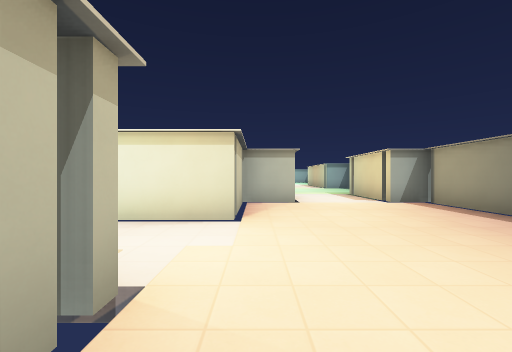
View 1 (above)

21 first-person views from a walk through a level from a Godot 3-D game. The camera is 1.5 m above the floor, looks level and sees 90° across. The floor is counted in squares, 2 m on a side. Each view is taken from the middle of a square. On the plan, view 1 faces up. The plan holds only what a view shows up to about 9 squares ahead; the rest is blank. The place goes on beyond the plan. Characters and animated objects are not drawn. Surface patterns are stand-ins for the level's own textures.

View 2
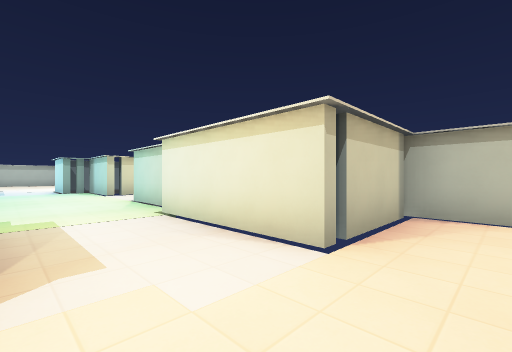

View 3
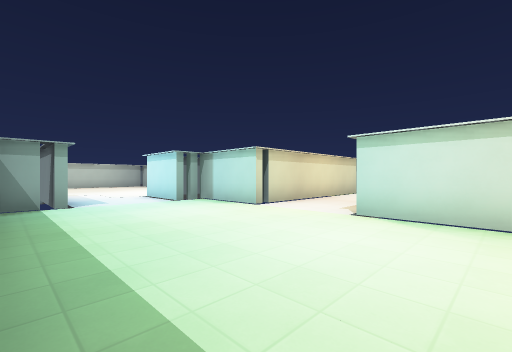

View 4
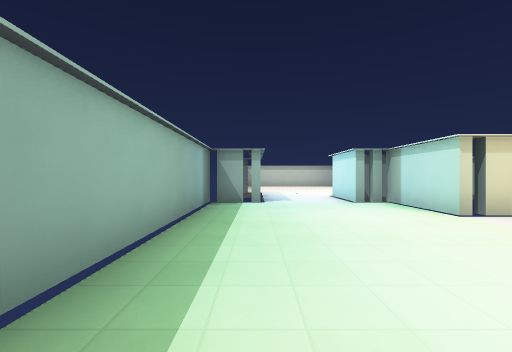

View 5
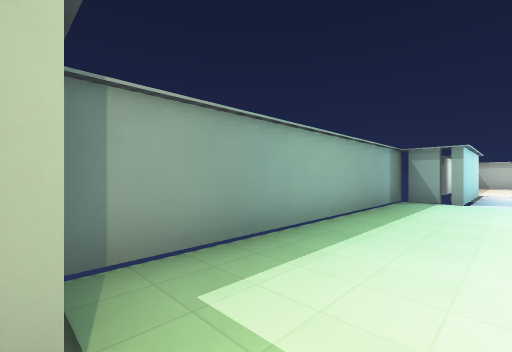

View 6
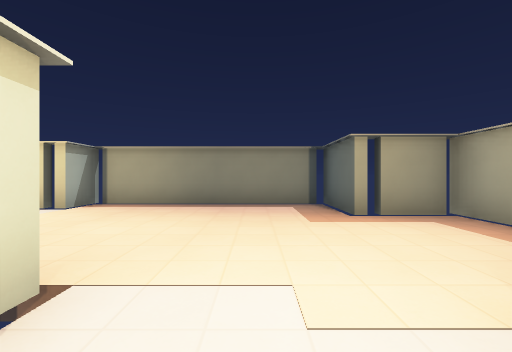

View 7
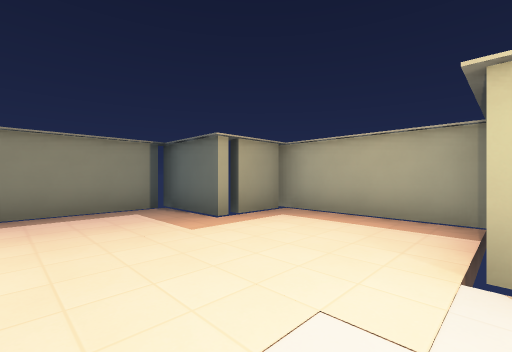

View 8
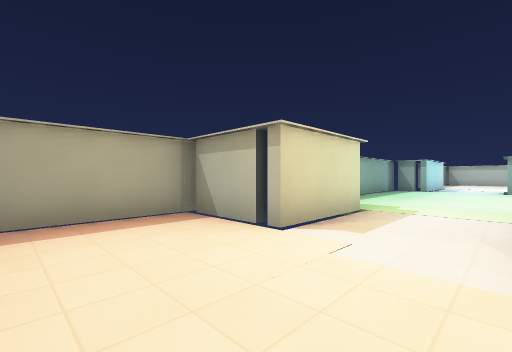

View 9
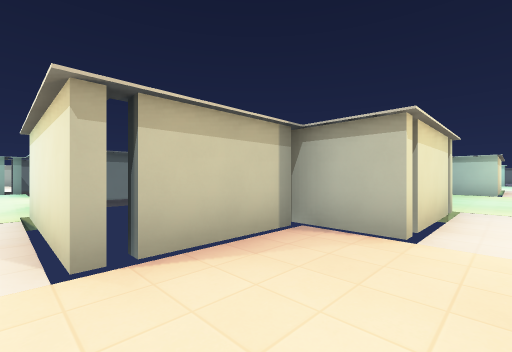

View 10
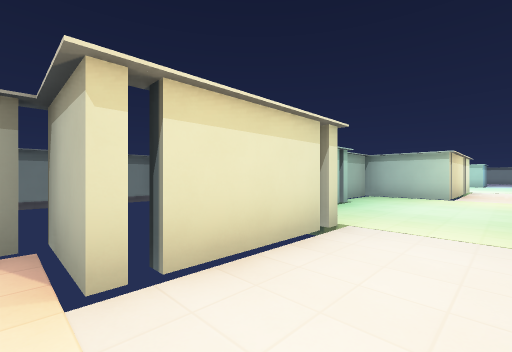

View 11
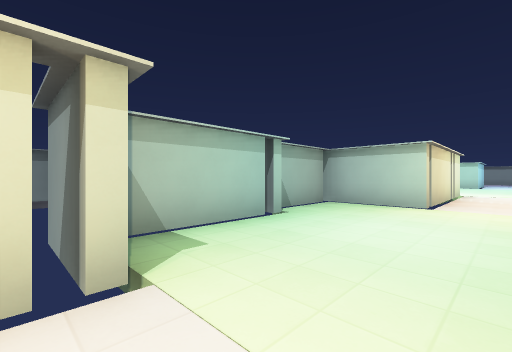

View 12
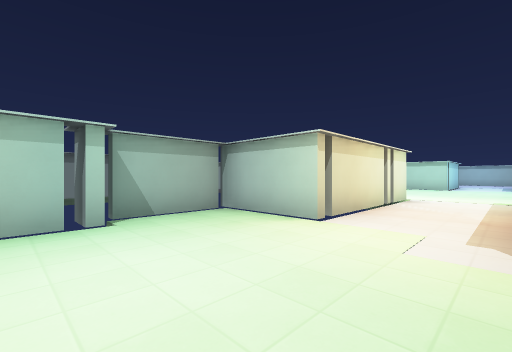

View 13
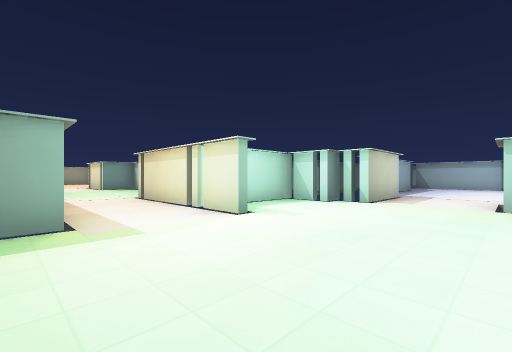

View 14
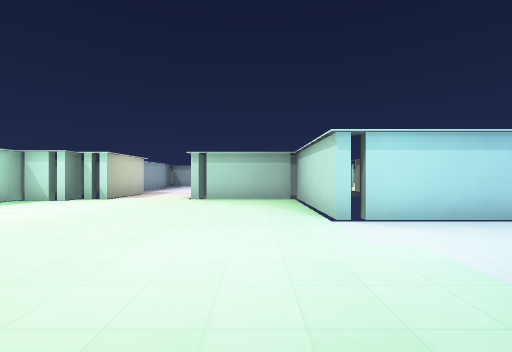

View 15
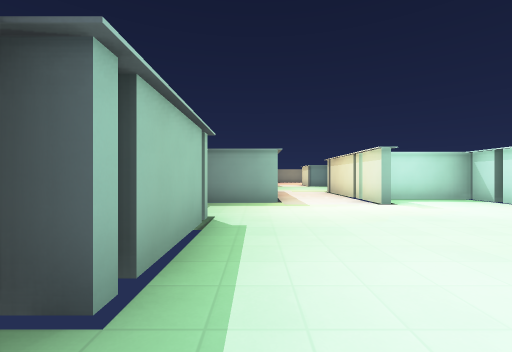

View 16
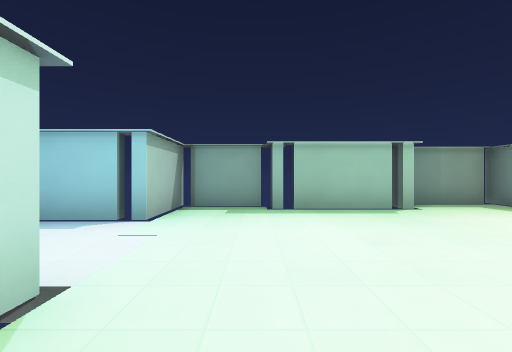

View 17
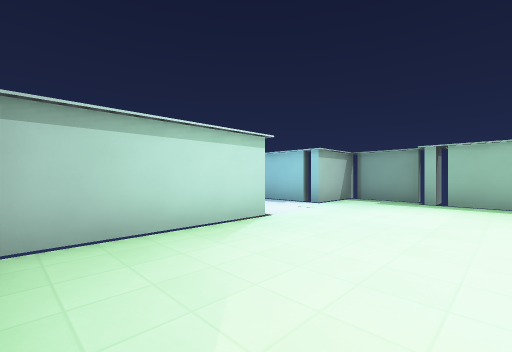

View 18
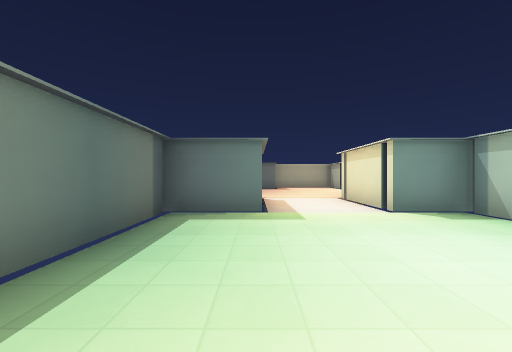

View 19
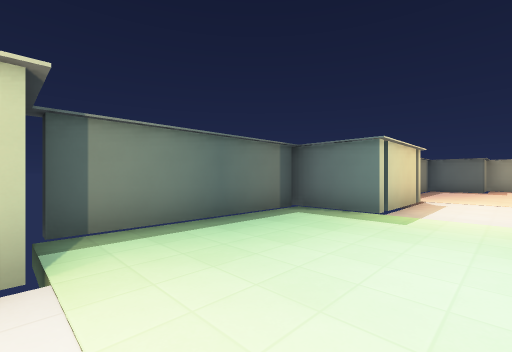

View 20
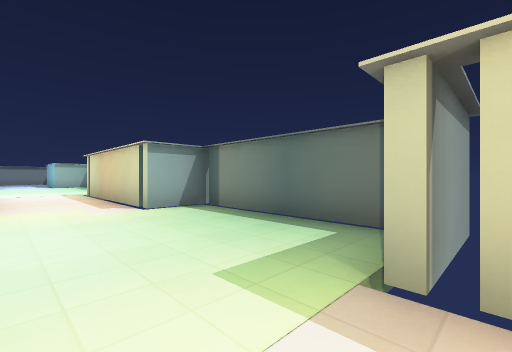

View 21
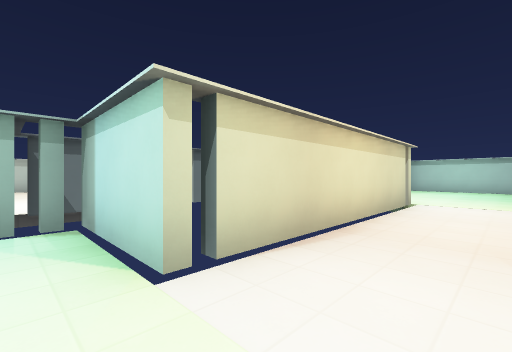

### Floor plan
Points are (right, up) in squares from view 1. A wall is a line through its corners. A room is listed if a view was taken in it or the views show most of it. See-through windows are left out.
Room 1 (views 1, 2, 3, 4, 5, 6, 7, 8, 9, 10, 21)
walls: (-3.6, 1.6) (-0.9, 1.6) (-0.9, -0.6); (-5, 4.9) (-7.1, 4.9); (-1.1, -0.9) (3.1, -0.9); (-0.4, 7.2) (-0.4, 4.4) (-4.1, 4.4); (-9.9, 4.9) (-12.6, 4.9); (1.1, 7.4) (-0.6, 7.4); (2.9, -0.8) (2.9, 1.1) (5.1, 1.1); (-12.4, 4.8) (-12.4, 3.9) (-14, 3.9); (4.9, 1.4) (4.9, 7.1); (-12.6, -0.4) (-4.2, -0.4); (5.1, 7.4) (3.9, 7.4); (-14.6, 1.1) (-12.4, 1.1) (-12.4, -0.1)
ways out: opening at (2.5, 7.5) to room 2; opening at (-13.5, 2.5); opening at (-8.5, 4.5); gap at (-13, 0); gap at (-4, 0); gap at (-1, 7); gap at (5, 7)
Room 2 (views 11, 12, 13, 14, 15, 16, 17, 18, 19, 20)
walls: (1.6, 22.1) (1.6, 16.9) (-1.1, 16.9); (4.4, 21.6) (6.9, 21.6) (6.9, 23.8); (-2.4, 23.1) (-2.4, 22.1) (-1.9, 22.1) (-1.9, 20.6) (0.6, 20.6); (-0.9, 16.8) (-0.9, 14.4); (5.9, 24.4) (5.9, 27.6) (6.4, 27.6) (6.4, 29.9) (4.4, 29.9) (4.4, 32); (6.1, 15.9) (4.4, 15.9) (4.4, 20.4); (-0.4, 14.1) (-0.4, 10.9); (-0.6, 10.6) (1.1, 10.6) (1.1, 7.4); (5.9, 10.9) (5.9, 15.6); (1.6, 32.4) (1.6, 29.4) (-2.4, 29.4) (-2.4, 25.9); (3.9, 7.4) (3.9, 10.6) (6.1, 10.6)
ways out: opening at (2.5, 7.5) to room 1; opening at (-3.5, 24.5); gap at (-2, 21); gap at (-1, 11); gap at (-1, 14); gap at (6, 11); gap at (7, 22); gap at (7, 24); gap at (7, 28)

Positions as (right, up) in squares from view 1, and headings:
1: (0, 0), facing up
2: (1, 2), facing up-left
3: (-5, 0), facing up-left
4: (-5, 1), facing left
5: (-4, 2), facing down-left
6: (-2, 3), facing right
7: (-1, 4), facing down-right
8: (2, 4), facing down-left
9: (2, 4), facing up-left
10: (3, 7), facing up-left
11: (3, 10), facing up-left
12: (4, 13), facing up-left
13: (5, 26), facing down-left
14: (6, 28), facing left
15: (5, 29), facing down
16: (0, 28), facing right
17: (-2, 26), facing up-right
18: (4, 16), facing down
19: (2, 16), facing down-right
20: (2, 10), facing up-right
21: (-8, 4), facing up-left
